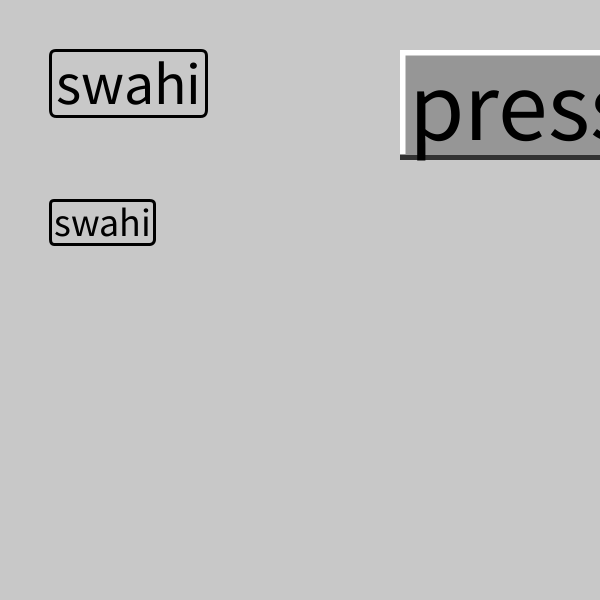
Frame 1 (no input)
Frame 60 (the mouse pressed at the canvas centre just before this capture): identical to frame 1, image omitted
Frame 120 (the mouse held since frame 60 and released just before this capture): identical to frame 1, image omitted

The Processing sketch that drew this single still picture (run headless with seeded random() and noise(); from frame 60 on, the mouse is pressed at the canvas centre):

// Processing sketch: processing_179524
// ── processing_179524.pde

import java.util.Arrays;
Jam jam = new Jam();
Jam jam2 = new Jam();
void setup(){
  size(600,600);
  jam.addButton(50,50,"swahi","button1",60);
  jam.addButton(50,200,"swahi", "button2",40);
  jam.addButton(50,400,"the lonely one","button3",300,175,30);
  jam2.addButton(400,50,"press me","button4",100);
  jam.setLookAndFeel(jam.FUTURISTIC);
  jam2.setLookAndFeel(jam.MECHANICAL);
}
void draw(){
  background(200);
  jam.updateEx(new String[]{"button3"});
  jam2.update();
  if(jam2.isPressed("button4")){
  jam.update("button3");
  }
}
void mouseClicked(){
  if(jam.isPressed("button1")){
    println("button1 clicked");
  }
}
public class Jam{
Integer FUTURISTIC = 0;
Integer MECHANICAL = 1;
Integer PROCESSING = 2;
Integer lookandfeel = 0;
ArrayList<button> buttons = new ArrayList<button>();

public Jam(){
  
}

void update(){
  for(int i = 0; i < buttons.size(); i ++){
    buttons.get(i).drawButton();
  }
}

void update(String name){
  buttons.get(buttons.indexOf(getButton(name))).drawButton();
}

void updateEx(String names[]){
  for(int i = 0; i < buttons.size(); i ++){
    if(!Arrays.asList(names).contains(buttons.get(i).name)){
    buttons.get(i).drawButton();
    }
  }
}

void setLookAndFeel(int laf){
  lookandfeel = laf;
}

boolean isPressed(String name){
  if(getButton(name).mouse == 1){
      return true;
  }
  return false;
}

void changeX(String name, int x){
  getButton(name).x+=x;
}

void addButton(float xI, float yI, String textI, String nameI, float widthI, float heightI, int textSizeI){
  buttons.add(new button(xI, yI, textI, nameI, widthI, heightI, textSizeI));
}
void addButton(float xI, float yI, String textI, String nameI, int textSizeI){
  buttons.add(new button(xI, yI, textI, nameI, textSizeI));
}
button getButton(String name){
  for(int i = 0; i < buttons.size(); i ++){
    if(buttons.get(i).name.equals(name)){
      return buttons.get(i);
    }
  }
  return null;
}
class button{
  private float x;
  private float y;
  private String text;
  private String name;
  private float Bwidth;
  private float Bheight;
  private int textSize;
  private int mouse = 0;
  private int type;
  public button(float xI, float yI, String textI, String nameI, int textSizeI){
    type = 0;
    textSize(textSizeI);
    x = xI;
    y = yI;
    text = textI;
    name = nameI;
    float offset = min(textWidth(textI), (textAscent()+textDescent()));
    Bwidth = textWidth(textI)+ offset/5;
    Bheight = (textAscent()+textDescent()) + offset/5;
    textSize = textSizeI;
  }
  public button(float xI, float yI, String textI, String nameI, float widthI, float heightI, int textSizeI){
    type = 1;
    x = xI;
    y = yI;
    text = textI;
    name = nameI;
    Bwidth = widthI;
    Bheight = heightI;
    textSize = textSizeI;
  }
  public void drawButton(){
    this.update();
    if(lookandfeel == FUTURISTIC){
      stroke(0);
      strokeWeight(3);
      if(mouse == 0){
        fill(200,200,200,200);
      }else if(mouse == 2){
        fill(150,150,150,200);
      }else if(mouse == 1){
        fill(75,75,75);
      }
      rect(x, y, Bwidth, Bheight, min(Bwidth/10,Bheight/10));
      fill(0);
      float offset = min(Bwidth/10,Bheight/10);
      textSize(textSize);
      if(type == 0){
      text(text,x+(Bwidth-textWidth(text))/2,y+(Bheight-(textAscent()+textDescent()))/2+(textAscent()+textDescent())-offset);
      }else{
        text(text,x+(Bwidth-textWidth(text))/2,y+(Bheight-(textAscent()+textDescent()))/2+(textAscent()+textDescent())); 
      }
    }
    if(lookandfeel == MECHANICAL){
      noStroke();
      float offset = min(Bwidth/10,Bheight/10);
      if(mouse == 0){
        fill(50,50,50);
        rect(x,y,Bwidth, Bheight);
        fill(255,255,255);
        rect(x,y,Bwidth-offset/2,Bheight-offset/2);
        fill(150,150,150);
        rect(x+offset/2, y+offset/2, Bwidth-offset, Bheight-offset);
      }
      if(mouse == 1){
        fill(225);
        rect(x,y,Bwidth, Bheight);
        fill(25);
        rect(x,y,Bwidth-offset/2,Bheight-offset/2);
        fill(75);
        rect(x+offset/2, y+offset/2, Bwidth-offset, Bheight-offset);
      }
      if(mouse == 2){
        fill(50,50,50);
        rect(x,y,Bwidth, Bheight);
        fill(255,255,255);
        rect(x,y,Bwidth-offset/2,Bheight-offset/2);
        fill(100);
        rect(x+offset/2, y+offset/2, Bwidth-offset, Bheight-offset);        
      }
      fill(0);
      textSize(textSize);
      if(type == 0){
      text(text,x+(Bwidth-textWidth(text))/2,y+(Bheight-(textAscent()+textDescent()))/2+(textAscent()+textDescent())-offset);
      }else{
        text(text,x+(Bwidth-textWidth(text))/2,y+(Bheight-(textAscent()+textDescent()))/2+(textAscent()+textDescent())); 
      }
    }
  }
  public void update(){
    if(mouseX > x && mouseX < x+Bwidth && mouseY > y && mouseY < y+Bheight){
      if(mousePressed){
        mouse = 1;
      }else{
        mouse = 2;
      }
    }else{
      mouse = 0;
    }
  }
}
}
